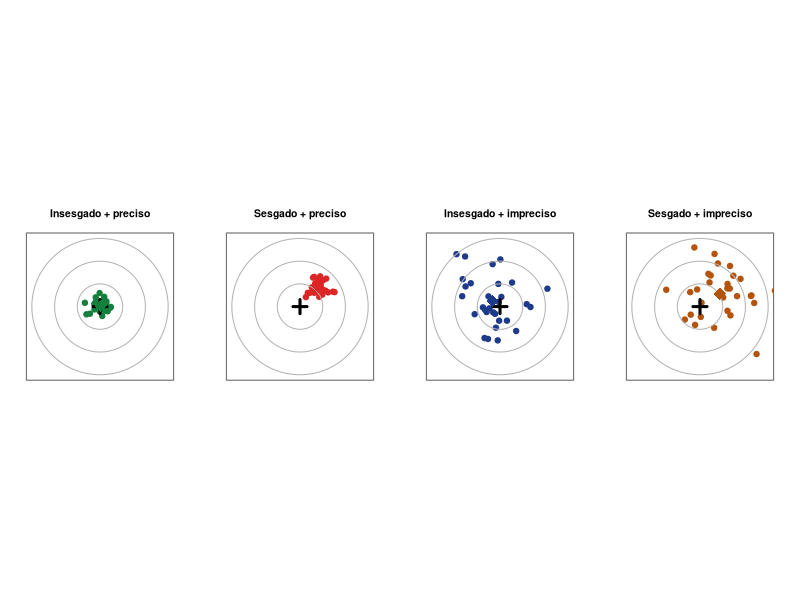
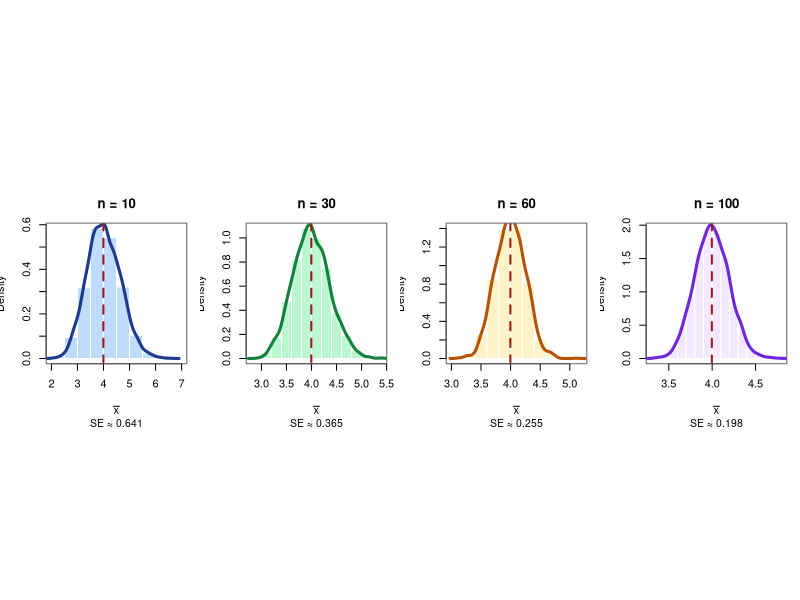
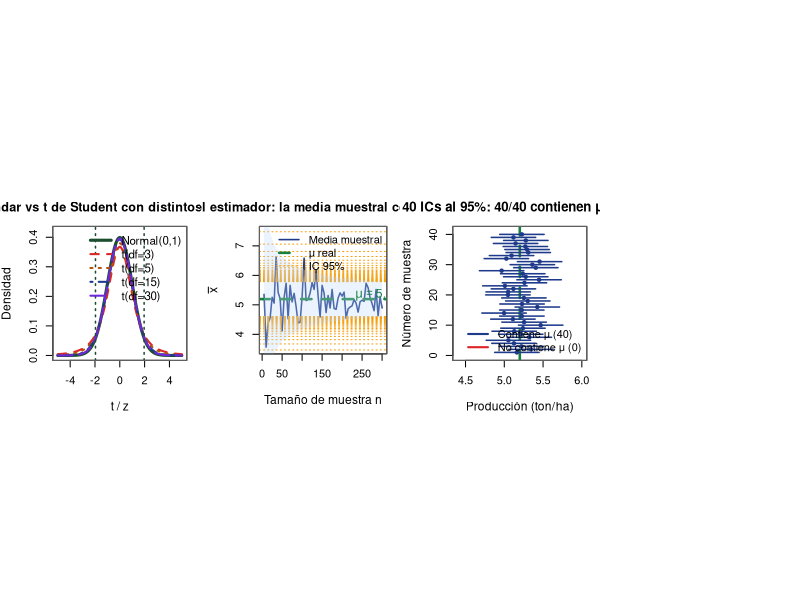
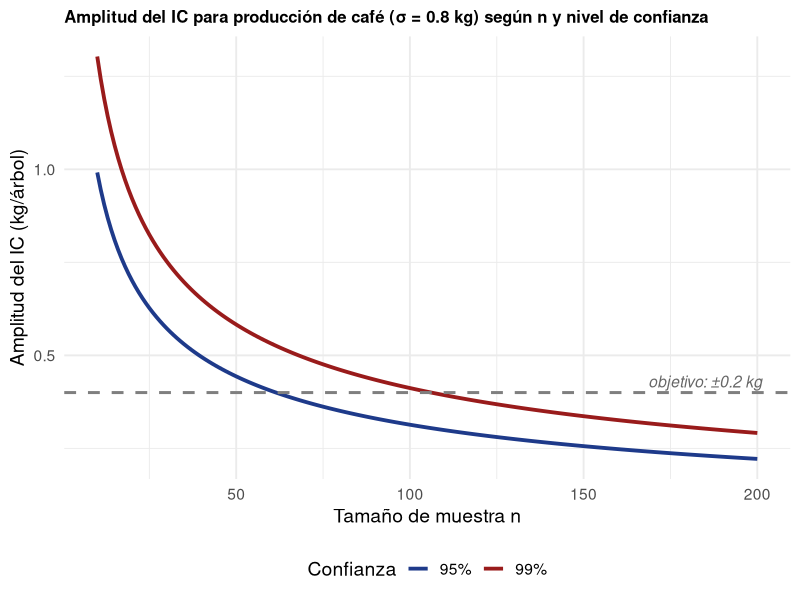
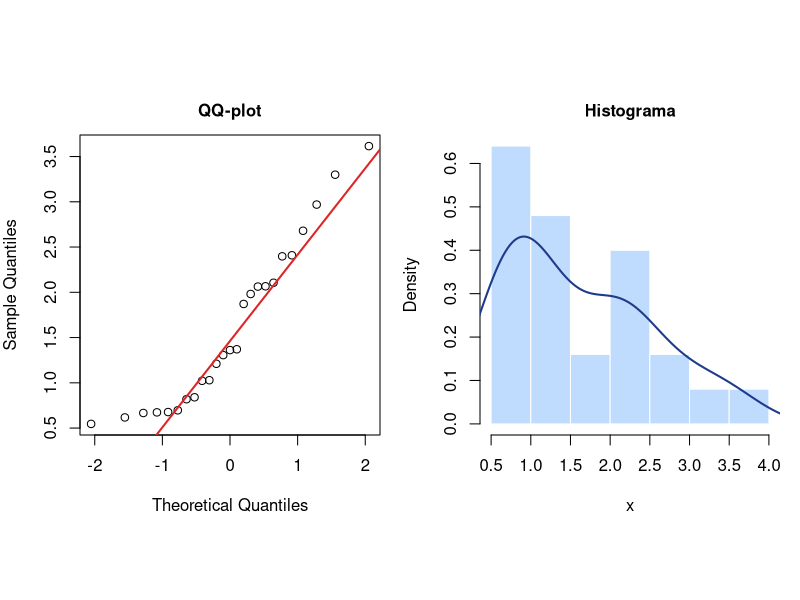
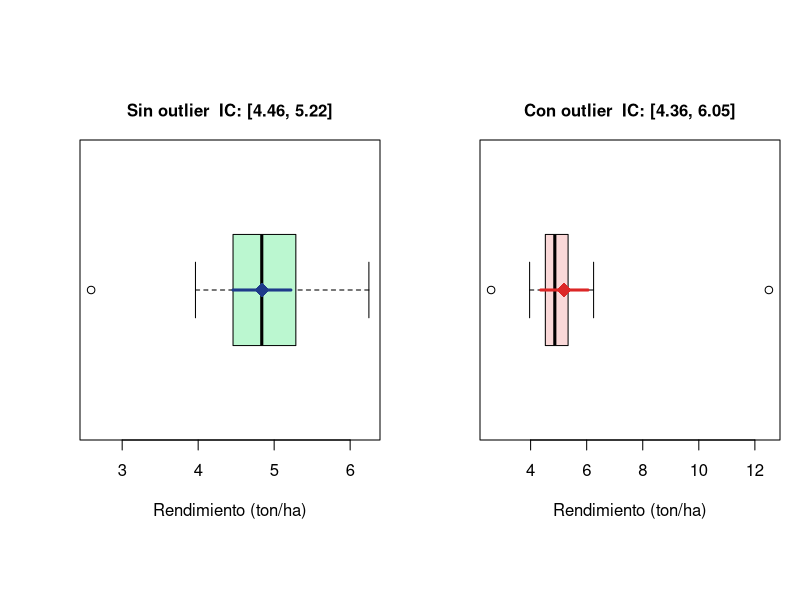

Generate these figures, in order, with R:
## ---- chunk 1
#| echo: false
#| fig-width: 11
#| fig-height: 4.4
#| fig-align: center
set.seed(1)
theta <- 0
casos <- list(
  list(titulo = "Insesgado + preciso",  mu =  0,   sd = 0.3, col = "#15803d"),
  list(titulo = "Sesgado + preciso",    mu =  0.8, sd = 0.3, col = "#dc2626"),
  list(titulo = "Insesgado + impreciso",mu =  0,   sd = 1.0, col = "#1e3a8a"),
  list(titulo = "Sesgado + impreciso",  mu =  0.8, sd = 1.0, col = "#b45309")
)
par(mfrow = c(1, 4), mar = c(2, 2, 3, 2), pty = "s", family = "sans")
for (caso in casos) {
  puntos_x <- rnorm(30, caso$mu, caso$sd)
  puntos_y <- rnorm(30, caso$mu, caso$sd)
  plot(puntos_x, puntos_y, pch = 19, cex = 1.1, col = caso$col,
       xlim = c(-3, 3), ylim = c(-3, 3),
       main = caso$titulo, xlab = "", ylab = "",
       cex.main = 0.95, axes = FALSE)
  for (r in c(1, 2, 3))
    symbols(0, 0, circles = r, add = TRUE, inches = FALSE,
            fg = "gray70", bg = NA, lwd = 1)
  points(0, 0, pch = 3, cex = 2, lwd = 3, col = "black")
  points(mean(puntos_x), mean(puntos_y), pch = 18, cex = 2.5,
         col = caso$col)
  box(col = "gray40")
}
## ---- chunk 2
#| echo: false
#| fig-width: 12
#| fig-height: 4.5
#| fig-align: center
set.seed(7)
pop <- rgamma(100000, shape = 4, rate = 1)
mu_pop <- mean(pop)
ns <- c(10, 30, 60, 100)
par(mfrow = c(1, 4), mar = c(4, 3.5, 3, 1), family = "sans")
cols  <- c("#bfdbfe","#bbf7d0","#fef3c7","#f3e8ff")
lcols <- c("#1e3a8a","#15803d","#b45309","#6d28d9")
for (i in seq_along(ns)) {
  n <- ns[i]
  medias <- replicate(3000, mean(sample(pop, n)))
  hist(medias, probability = TRUE, col = cols[i], border = "white",
       main = paste0("n = ", n),
       sub  = paste0("SE ≈ ", round(sd(medias), 3)),
       xlab = expression(bar(x)), cex.main = 1.2, cex.sub = 0.95, cex.lab = 1)
  lines(density(medias), lwd = 3, col = lcols[i])
  abline(v = mu_pop, col = "#991b1b", lwd = 2, lty = 2)
  box(col = "gray40")
}
## ---- chunk 3
#| echo: false
#| fig-width: 10
#| fig-height: 4.4
#| fig-align: center
x <- seq(-5, 5, length = 500)
par(mar = c(4, 4, 3, 1), family = "sans")
plot(x, dnorm(x), type = "l", lwd = 3, col = "#1b4d2e",
     ylim = c(0, 0.42),
     xlab = "t / z", ylab = "Densidad",
     main = "Normal estándar vs t de Student con distintos grados de libertad",
     cex.main = 1.15, cex.lab = 1.1)
cols <- c("#dc2626","#b45309","#1e3a8a","#6d28d9")
dfs  <- c(3, 5, 15, 30)
for (i in seq_along(dfs))
  lines(x, dt(x, dfs[i]), lwd = 2, col = cols[i], lty = i+1)
abline(v = c(-1.96, 1.96), col = "#1b4d2e", lwd = 1.5, lty = 3)
legend("topright",
       legend = c("Normal(0,1)", paste0("t(df=", dfs, ")")),
       col = c("#1b4d2e", cols), lwd = c(3,2,2,2,2),
       lty = c(1,2,3,4,5), bty = "n", cex = 1.05)
box(col = "gray40")
## ---- chunk 4
#| echo: false
#| fig-width: 11
#| fig-height: 4.4
#| fig-align: center
set.seed(42)
pop <- rexp(500000, rate = 1/5.2)  # rendimiento exponencial, media=5.2
ns  <- seq(5, 300, by = 5)
medias <- sapply(ns, function(n) mean(sample(pop, n)))

par(mar = c(4.5, 4.5, 3, 1), family = "sans")
plot(ns, medias, type = "l", col = "#1e3a8a", lwd = 1.5,
     xlab = "Tamaño de muestra n",
     ylab = expression(bar(x)),
     main = "Convergencia del estimador: la media muestral converge a μ = 5.2 ton/ha",
     cex.main = 1.15, ylim = c(3.5, 7.5), cex.lab = 1.1)
abline(h = mean(pop), col = "#15803d", lwd = 2.5, lty = 2)
abline(h = mean(pop) + c(-1,1)*1.96*sd(pop)/sqrt(ns),
       col = "#f59e0b", lwd = 1, lty = 3)
polygon(c(ns, rev(ns)),
        c(mean(pop) + 1.96*sd(pop)/sqrt(ns),
          rev(mean(pop) - 1.96*sd(pop)/sqrt(ns))),
        col = adjustcolor("#bfdbfe", 0.3), border = NA)
text(280, mean(pop)+0.15, expression(mu == 5.2),
     col = "#15803d", cex = 1.1, font = 2)
legend("topright", legend = c("Media muestral", "μ real", "IC 95%"),
       col = c("#1e3a8a","#15803d","#f59e0b"),
       lwd = c(1.5,2.5,1), lty = c(1,2,3), bty = "n", cex = 1)
box(col = "gray40")
## ---- chunk 5
#| echo: false
#| fig-width: 10
#| fig-height: 4.2
#| fig-align: center
set.seed(123)
mu <- 5.2; sigma <- 0.8; n <- 30; m <- 40
ics <- replicate(m, {
  x <- rnorm(n, mu, sigma)
  mean(x) + c(-1, 1) * 1.96 * sigma / sqrt(n)
})
cubre <- ics[1,] <= mu & mu <= ics[2,]
par(mar = c(4, 4, 3, 1), family = "sans")
plot(0, 0, type = "n", xlim = c(4.4, 6.0), ylim = c(0, m+1),
     xlab = "Producción (ton/ha)", ylab = "Número de muestra",
     main = paste0("40 ICs al 95%: ", sum(cubre), "/40 contienen μ = 5.2"),
     cex.main = 1.2, cex.lab = 1.1)
abline(v = mu, col = "#15803d", lwd = 2.5, lty = 2)
col_ic <- ifelse(cubre, "#1e3a8a", "#dc2626")
for (i in 1:m) {
  lines(ics[, i], c(i, i), col = col_ic[i], lwd = 1.5)
  points(mean(ics[, i]), i, pch = 19, cex = 0.7, col = col_ic[i])
}
legend("bottomright",
       legend = c(paste0("Contiene μ (", sum(cubre), ")"),
                  paste0("No contiene μ (", sum(!cubre), ")")),
       col = c("#1e3a8a", "#dc2626"), lwd = 2, bty = "n", cex = 1)
box(col = "gray40")
## ---- chunk 6
xbar <- 2.6; sigma <- 0.8; n <- 64
round(xbar + c(-1,1)*1.96*sigma/sqrt(n), 3)
## ---- chunk 7
#| echo: true
xbar <- 278; s <- 28; n <- 49
e <- qt(0.975, df = n-1) * s / sqrt(n)
cat("Margen de error:", round(e, 2), "g\n")
cat("IC 95%: [", round(xbar-e,1), ",", round(xbar+e,1), "] g\n")
## ---- chunk 8
xbar <- 17.4; s <- 2.8; n <- 16
round(xbar + c(-1,1)*qt(0.975, n-1)*s/sqrt(n), 2)
## ---- chunk 9
n1<-20;x1<-6.1;s1<-0.9; n2<-20;x2<-5.4;s2<-0.8
Sp2 <- ((n1-1)*s1^2+(n2-1)*s2^2)/(n1+n2-2)
e   <- qt(0.975, n1+n2-2)*sqrt(Sp2*(1/n1+1/n2))
cat("IC 95% diferencia:[",round(x1-x2-e,2),",",
                           round(x1-x2+e,2),"]\n")
## ---- chunk 10
antes  <- c(28,31,27,33,29,30,26,32,28,29,31,27)
despues<- c(34,37,33,38,35,36,32,38,34,35,37,33)
d      <- despues - antes
cat("IC 95% para la diferencia media:\n")
round(mean(d) + c(-1,1)*qt(0.975,length(d)-1)*sd(d)/sqrt(length(d)), 2)
## ---- chunk 11
p_hat <- 54/200; n <- 200
round(p_hat + c(-1,1)*1.96*sqrt(p_hat*(1-p_hat)/n), 3)
## ---- chunk 12
n <- 20; x <- 2; p <- x/n; z <- 1.96
# Wald
wald <- p + c(-1,1)*z*sqrt(p*(1-p)/n)
# Wilson
num  <- p + z^2/(2*n)
den  <- 1 + z^2/n
rad  <- z*sqrt(p*(1-p)/n + z^2/(4*n^2))/den
wilson <- c(num/den - rad, num/den + rad)
cat("Wald  :", round(wald, 3), "\n")
cat("Wilson:", round(wilson, 3), "\n")
## ---- chunk 13
n <- 25; s2 <- 1.44
chi_lo <- qchisq(0.025, df = n-1)
chi_hi <- qchisq(0.975, df = n-1)
ic_var <- c((n-1)*s2/chi_hi, (n-1)*s2/chi_lo)
cat("IC 95% para σ²:", round(ic_var, 3), "\n")
cat("IC 95% para σ: [", round(sqrt(ic_var[1]),2),
    ",", round(sqrt(ic_var[2]),2), "]\n")
## ---- chunk 14
#| echo: true
sigma <- 1.5; e_obj <- 0.3; z95 <- 1.96; z99 <- 2.576
cat("n (95%, MAS):", ceiling((z95*sigma/e_obj)^2), "\n")
cat("n (99%, MAS):", ceiling((z99*sigma/e_obj)^2), "\n")
cat("n (95%, DEFF=0.7):", ceiling((z95*sigma/e_obj)^2 * 0.7), "\n")
## ---- chunk 15
#| echo: false
#| fig-width: 11
#| fig-height: 4.5
#| fig-align: center
library(ggplot2)
sigma <- 0.8
ns    <- 10:200
df_amp <- data.frame(
  n    = rep(ns, 2),
  amp  = c(2*1.96*sigma/sqrt(ns), 2*2.576*sigma/sqrt(ns)),
  conf = rep(c("95%","99%"), each = length(ns))
)
ggplot(df_amp, aes(x = n, y = amp, color = conf)) +
  geom_line(linewidth = 1.3) +
  geom_hline(yintercept = 0.4, linetype = "dashed",
             color = "gray50", linewidth = 1) +
  annotate("text", x = 185, y = 0.43,
           label = "objetivo: ±0.2 kg", color = "gray40",
           size = 4, fontface = "italic") +
  scale_color_manual(values = c("95%" = "#1e3a8a","99%" = "#991b1b")) +
  labs(x = "Tamaño de muestra n",
       y = "Amplitud del IC (kg/árbol)",
       title = "Amplitud del IC para producción de café (σ = 0.8 kg) según n y nivel de confianza",
       color = "Confianza") +
  theme_minimal(base_size = 14) +
  theme(legend.position = "bottom",
        plot.title = element_text(size = 12, face = "bold"))
## ---- chunk 16
#| fig-height: 2.6
set.seed(5)
x <- rgamma(25, shape=3, scale=0.5)  # rendimiento asimétrico
par(mfrow=c(1,2), mar=c(4,4,2.5,1), family="sans")
qqnorm(x, main="QQ-plot", cex.main=1.0); qqline(x, col="#dc2626", lwd=2)
hist(x, probability=TRUE, main="Histograma", col="#bfdbfe",
     border="white", cex.main=1.0)
lines(density(x), col="#1e3a8a", lwd=2)
## ---- chunk 17
shapiro.test(x)   # H0: normalidad; p < 0.05 → rechazar
## ---- chunk 18
set.seed(3)
medias_veredas <- c(17.1,18.3,16.8,19.2,17.5,
                    18.0,16.5,19.8,17.3,18.6)
m <- 10; M <- 80
xbar_cl <- mean(medias_veredas)
sc2     <- var(medias_veredas)
e_cl    <- 1.96*sqrt(sc2/m*(1-m/M))
cat("IC 95%: [", round(xbar_cl-e_cl,2), ",",
    round(xbar_cl+e_cl,2), "] L/día\n")
## ---- chunk 19
#| echo: false
#| fig-width: 11
#| fig-height: 4.0
#| fig-align: center
set.seed(8)
x_normal  <- rnorm(20, mean=5, sd=0.8)
x_outlier <- c(x_normal, 12.5)   # un outlier extremo

par(mfrow=c(1,2), mar=c(4, 4, 3, 1), family="sans")

# Sin outlier
ic1 <- mean(x_normal) + c(-1,1)*qt(0.975,length(x_normal)-1)*
       sd(x_normal)/sqrt(length(x_normal))
boxplot(x_normal, horizontal=TRUE, col="#bbf7d0",
        main=paste0("Sin outlier  IC: [",round(ic1[1],2),", ",round(ic1[2],2),"]"),
        xlab="Rendimiento (ton/ha)", cex.main=1.0)
segments(ic1[1],1,ic1[2],1, col="#1e3a8a", lwd=3)
points(mean(x_normal),1,pch=18,cex=2,col="#1e3a8a")

# Con outlier
ic2 <- mean(x_outlier) + c(-1,1)*qt(0.975,length(x_outlier)-1)*
       sd(x_outlier)/sqrt(length(x_outlier))
boxplot(x_outlier, horizontal=TRUE, col="#fad8d8",
        main=paste0("Con outlier  IC: [",round(ic2[1],2),", ",round(ic2[2],2),"]"),
        xlab="Rendimiento (ton/ha)", cex.main=1.0)
segments(ic2[1],1,ic2[2],1, col="#dc2626", lwd=3)
points(mean(x_outlier),1,pch=18,cex=2,col="#dc2626")

cat("Amplitud sin outlier:", round(diff(ic1),3), "\n")
cat("Amplitud con outlier:", round(diff(ic2),3), "\n")
## ---- chunk 20
set.seed(9)
x <- exp(rnorm(25, mean=1.8, sd=0.5)) # log-normal
log_x <- log(x)
ic_log <- mean(log_x) + c(-1,1)*qt(0.975,24)*sd(log_x)/sqrt(25)
ic_orig <- exp(ic_log)  # volver a escala original
cat("IC 95% (escala log):", round(ic_log,3), "\n")
cat("IC 95% (escala orig):", round(ic_orig,2), "\n")
cat("(asimétrico en escala original, correcto)\n")
## ---- chunk 21
set.seed(99)
cob <- function(dist_fn, mu, n, B = 2000)
  mean(replicate(B, {
    x  <- dist_fn(n)
    ic <- mean(x) + c(-1,1)*qt(0.975,n-1)*sd(x)/sqrt(n)
    ic[1] <= mu & mu <= ic[2]
  }))
ns <- c(5, 15, 30, 80)
cat("Normal :", sapply(ns, cob,
  dist_fn=function(n) rnorm(n,5,1), mu=5), "\n")
cat("Exp(1/5):", sapply(ns, cob,
  dist_fn=function(n) rexp(n,rate=1/5), mu=5), "\n")
## ---- chunk 22
set.seed(7)
x <- c(5.1,4.8,5.6,4.9,5.3,5.0,5.4,4.7)
boot_means <- replicate(4000,
  mean(sample(x, length(x), replace = TRUE)))
round(quantile(boot_means, c(0.025, 0.975)), 3)
## ---- chunk 23
#| echo: true
# Ejemplo integrado: t.test devuelve IC automáticamente
x <- c(5.1,4.8,5.6,4.9,5.3,5.0,5.4,4.7,5.2,5.5)
resultado <- t.test(x, conf.level = 0.95)
cat("Media:", round(resultado$estimate, 3), "\n")
cat("IC 95%:", round(resultado$conf.int, 3), "\n")
## ---- chunk 24
#| echo: true
set.seed(11)
A <- round(rnorm(30, mean=6.2, sd=1.0), 2)
G <- round(rnorm(25, mean=7.0, sd=0.9), 2)
cat("Aspersión: media=", round(mean(A),2),
    "  SE=", round(sd(A)/sqrt(30),3), "\n")
cat("Goteo:     media=", round(mean(G),2),
    "  SE=", round(sd(G)/sqrt(25),3), "\n")
ic_A <- mean(A) + c(-1,1)*qt(0.975,29)*sd(A)/sqrt(30)
ic_G <- mean(G) + c(-1,1)*qt(0.975,24)*sd(G)/sqrt(25)
cat("IC 95% Aspersión:", round(ic_A,2), "\n")
cat("IC 95% Goteo:    ", round(ic_G,2), "\n")
Sp2 <- ((30-1)*var(A)+(25-1)*var(G))/(30+25-2)
e_dif <- qt(0.975,53)*sqrt(Sp2*(1/30+1/25))
dif   <- mean(G)-mean(A)
cat("IC 95% diferencia (G-A):", round(c(dif-e_dif,dif+e_dif),2),"\n")
## ---- chunk 25
mu_real <- 38; sigma <- 4; n <- 16; xbar <- 39.2
cat("E(Xbar) =", mu_real, "(insesgado: E(Xbar) = mu)\n")
cat("SE =", round(sigma/sqrt(n), 4), "\n\n")
# IC con z
ic_z <- xbar + c(-1,1)*1.96*sigma/sqrt(n)
cat("IC 95% (z):", round(ic_z, 2), "\n")
# IC con t (n=16, df=15)
ic_t <- xbar + c(-1,1)*qt(0.975, n-1)*sigma/sqrt(n)
cat("IC 95% (t):", round(ic_t, 2), "\n")
cat("t_15 =", round(qt(0.975, 15), 3), "vs z = 1.960 -> t es mayor\n\n")
# Tamaño de muestra para e = 1%
n_req <- ceiling((1.96*sigma/1)^2)
cat("n para e=±1% al 95%:", n_req, "\n")
## ---- chunk 26
x <- 42; n <- 150
p_hat <- x / n
cat("p_hat:", round(p_hat, 4), "\n")
cat("n*p_hat =", n*p_hat, "y n*(1-p_hat) =",
    n*(1-p_hat), "-> condicion OK\n\n")
for (conf in c(0.90, 0.99)) {
  z  <- qnorm(1-(1-conf)/2)
  ic <- p_hat + c(-1,1)*z*sqrt(p_hat*(1-p_hat)/n)
  cat(paste0("IC ",conf*100,"%: [",
      round(ic[1],3),", ",round(ic[2],3),"]\n"))
}
n_req <- ceiling(1.96^2 * p_hat*(1-p_hat) / 0.03^2)
cat("\nn requerido (e=0.03, 95%):", n_req, "\n")
## ---- chunk 27
#| echo: true
N <- c(300, 400, 300); n <- c(15, 20, 15)
xh <- c(2.8, 3.5, 4.1); sh <- c(0.6, 0.8, 0.7)
N_total <- sum(N)
Wh <- N / N_total

# 1. Estimador estratificado
xbar_st <- sum(Wh * xh)
cat("Media estratificada:", round(xbar_st, 3), "g/kg\n")

# 2. Varianza estimada (con FPC por estrato)
var_st <- sum(Wh^2 * sh^2/n * (1 - n/N))
cat("Var estimada:", round(var_st, 5), "\n")
cat("SE:", round(sqrt(var_st), 4), "g/kg\n")

# 3. IC al 95%
e <- 1.96 * sqrt(var_st)
cat("IC 95%: [", round(xbar_st-e,3), ",",
    round(xbar_st+e,3), "] g/kg\n")

# Comparar con MAS equivalente
var_mas <- var(c(rep(2.8,15),rep(3.5,20),rep(4.1,15))) / sum(n)
cat("DEFF:", round(var_st/var_mas, 3),
    "(estratificado es más eficiente)\n")
